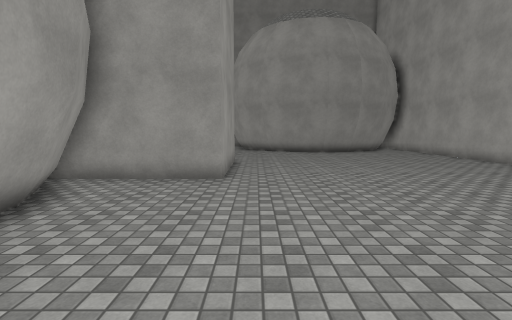
[1] (above)

18 first-person views from a walk through a Unity game level. The camera is 1.5 m above the floor, tilts 6° down and sees 85° across. The floor is counted in squares, 1 m on a side. Each view is taken from the middle of a square. On the plan, view 1 faces up. The plan holds only what a view shows up to about 14 squares ahead; the rest is blank. The place goes on beyond the plan. Surface patterns are stand-ins for the level's own textures.

[2]
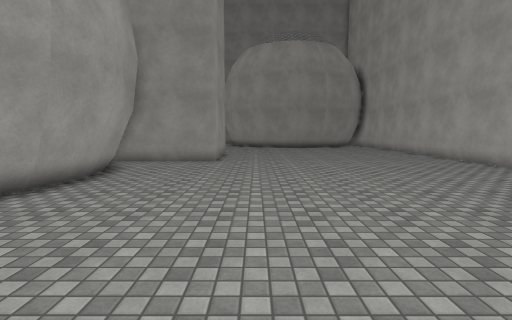

[3]
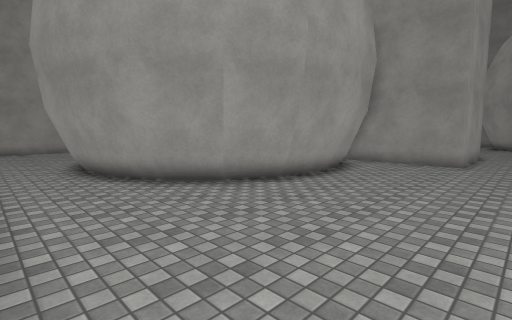

[4]
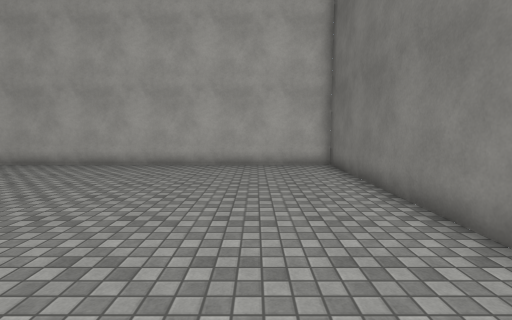

[5]
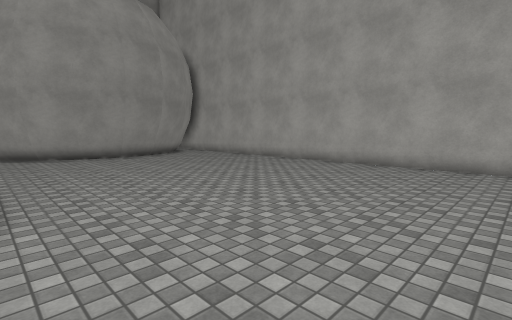

[6]
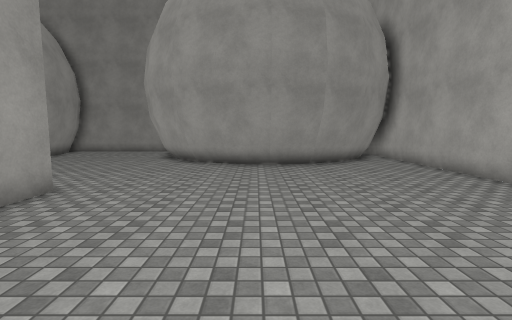

[7]
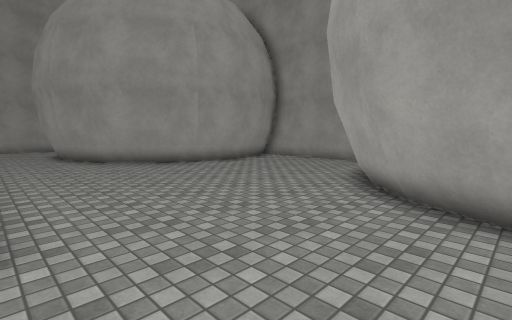

[8]
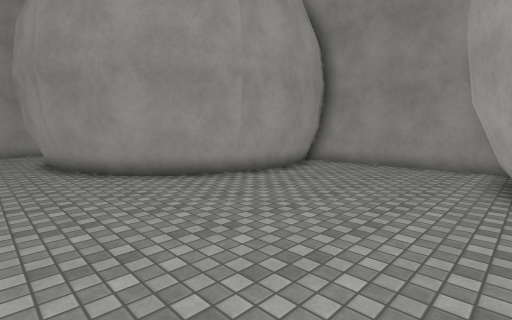

[9]
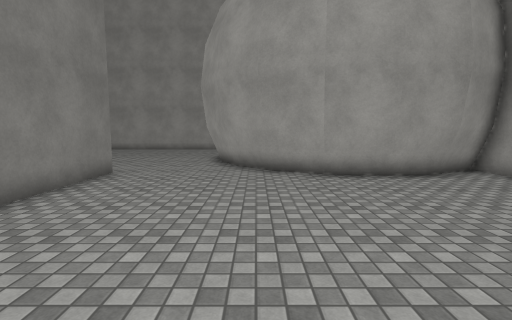

[10]
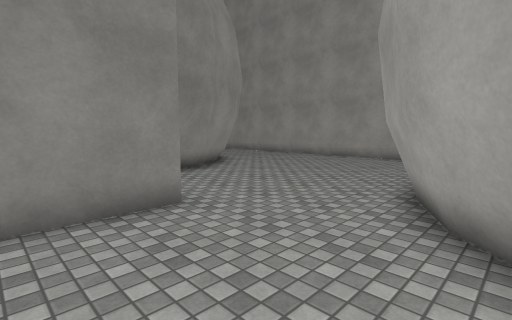

[11]
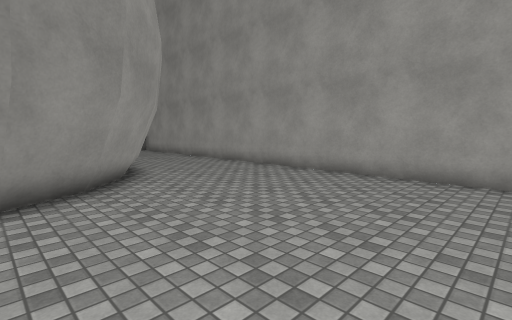

[12]
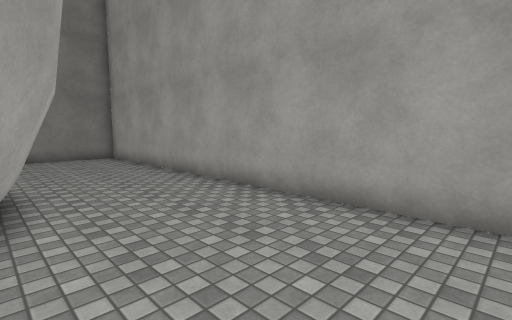

[13]
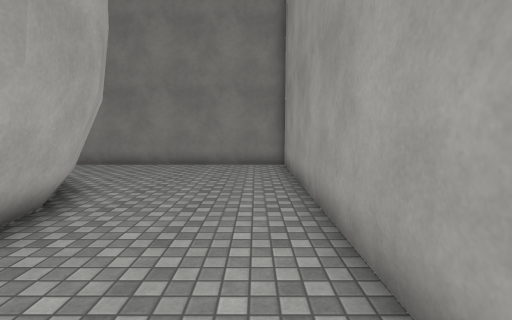

[14]
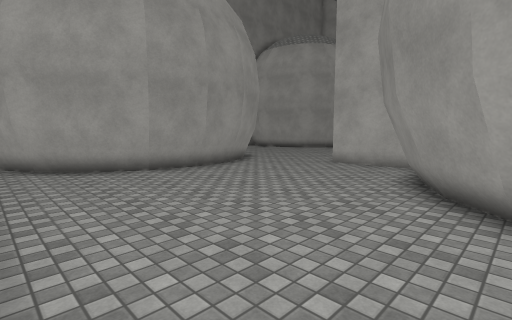

[15]
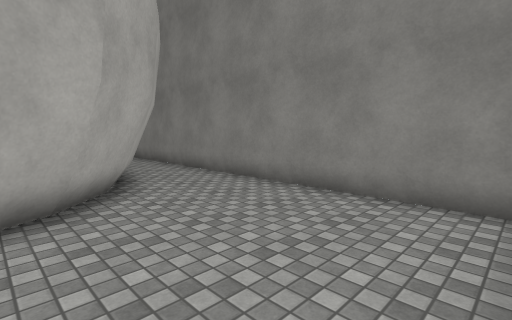

[16]
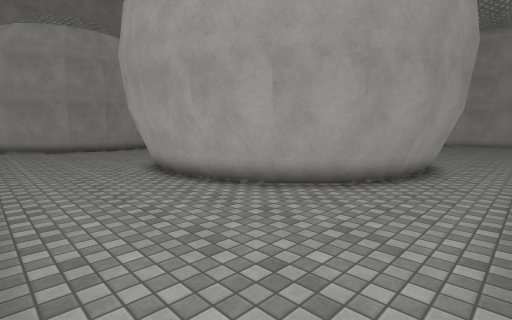

[17]
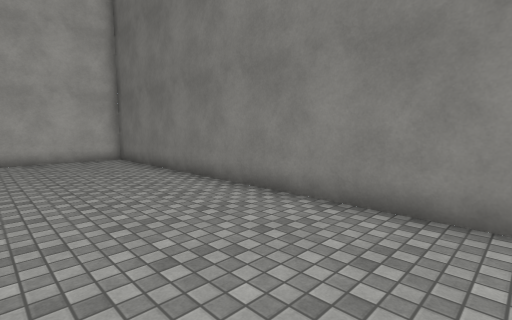

[18]
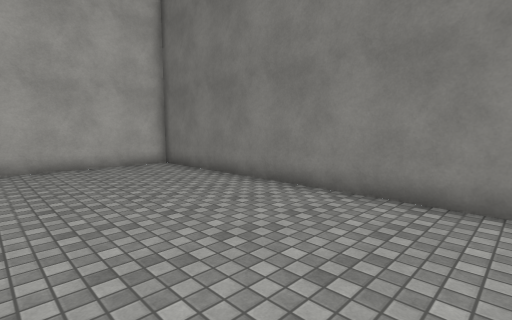

### Floor plan
Key: @ floor where view 1 was taken; # wall or solid block; . floor.
Columns run from 22 left of view 1 to 12 right of it. Each row starts with its distance up from view 1.
 28              ########
 27              #......#
 26              ##.....#
 25               #.....#
 24               #.....##
 23               #.....##
 22               #......##
 21   #          ##.......##       ##.#
 20   #          #.........###   ###..#
 19   ##        ##..........######....#
 18  ..###    ###.....................#
 17  ....######.......................#
 16 #.................................#
 15 #.................................#
 14 #............#####   #............#
 13 #............#       #............#
 12 #............#       #............#
 11 #............#       #............#
 10 #.........##         #............#
  9 #.......###     ######............#
  8 #......##        #................#
  7 #.....##         #................#
  6 #.....#          ##...............#
  5 #....##          ##...............#
  4 #....##           #...............#
  3 #....##           #...............#
  2 #....##          ##...............#
  1 #.....##         ##...............#
  0 #.....##        ##....@...........#
 -1 #......###     ##.................#
 -2 #.......########..................#
 -3 #.........####....................#
 -4 #.................................#
 -5 #.................................#
 -6 ################  #################

Where each view was taken, in squares from view 1:
view 1: 0 up, 0 right, facing up
view 2: 5 down, 1 right, facing up
view 3: 5 down, 1 right, facing up-left
view 4: 2 down, 1 left, facing right
view 5: 3 up, 1 left, facing up-right
view 6: 7 up, 4 right, facing up
view 7: 14 up, 3 right, facing up-left
view 8: 15 up, 1 left, facing up-left
view 9: 19 up, 1 right, facing left
view 10: 19 up, 6 left, facing down-left
view 11: 16 up, 12 left, facing down-left
view 12: 11 up, 16 left, facing down-left
view 13: 7 up, 20 left, facing down
view 14: 7 up, 21 left, facing up-right
view 15: 1 up, 21 left, facing down-right
view 16: 5 down, 21 left, facing up-right
view 17: 0 up, 4 left, facing down-right
view 18: 1 up, 1 left, facing down-right
